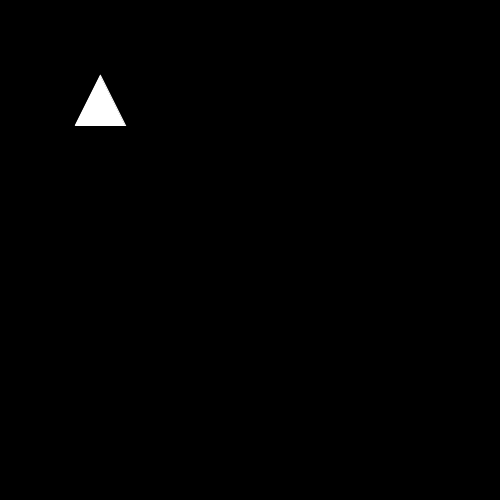
Frame 1 (no input)
Frame 60 (the mouse pressed at the canvas centre just before this capture): identical to frame 1, image omitted
Frame 120 (the mouse held since frame 60 and released just before this capture): identical to frame 1, image omitted

The Processing sketch that drew this single still picture (run headless with seeded random() and noise(); from frame 60 on, the mouse is pressed at the canvas centre):

// Processing sketch: polymorphism1
// ── polymorphism1.pde
void setup()
{
  size(500, 500);
  gameObjects.add(new Player(100, 100));
}

boolean[] keys = new boolean[2000];

ArrayList<GameObject> gameObjects = new ArrayList<GameObject>();

void keyPressed()
{
  keys[keyCode] = true;
}

void keyReleased()
{
  keys[keyCode] = false;
}

void draw()
{
  background(0);
  stroke(255);
  
  for(int i = 0 ; i < gameObjects.size(); i ++)
  {
    GameObject g = gameObjects.get(i);
    g.render();
    g.update();
  }
}
// ── Bullet.pde
class Bullet extends GameObject
{
  Bullet(float x, float y)
  {
    super(x, y);
  }
  
  void update()
  {
    forward.x = sin(theta);
    forward.y = - cos(theta);
    pos.add(forward);
  }
  
  void render()
  {
    pushMatrix();
    translate(pos.x, pos.y);
    rotate(theta);
    line(0, halfW, 0, -halfW);
    popMatrix();
  }
}
// ── GameObject.pde
class GameObject
{
  PVector pos;
  PVector forward;
  float theta;
  
  float w, halfW;
  
  GameObject(float x, float y)
  {
    pos = new PVector(x, y);
    theta = 0;
    forward = new PVector(0, -1);
    w = 50.0f;
    halfW = w / 2;
    println("In game object constructor");
  }
  
  void update()
  {
  }
  
  void render()
  {
  }
}
// ── Player.pde
class Player extends GameObject
{
  
  Player(float x, float y)
  {
    super(x, y);
    w = 50.0f;
    halfW = w / 2;
    println("In player constructor");
  }
  
  void update()
  {
    forward.x = sin(theta);
    forward.y = -cos(theta);
    if (keys[UP])
    {
      pos.add(forward);
    }
    if (keys[DOWN])
    {
      pos.sub(forward);
    }
    if (keys[LEFT])
    {
      theta -= 0.1f;
    }
    if (keys[RIGHT])
    {
      theta += 0.1f;
    }
    if (keys[' '])
    {
      Bullet b = new Bullet(pos.x, pos.y);
      b.theta = theta;
      gameObjects.add(b);
    }
  }
  
  void render()
  {
    pushMatrix();
    translate(pos.x, pos.y);
    rotate(theta);
    triangle(- halfW, halfW, 0, -halfW, halfW, halfW);
    popMatrix();
  }
  
}
